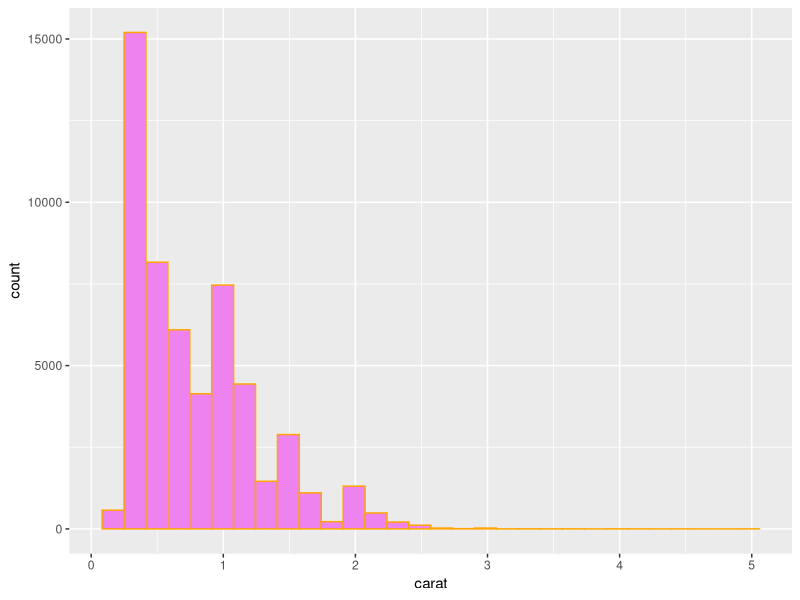
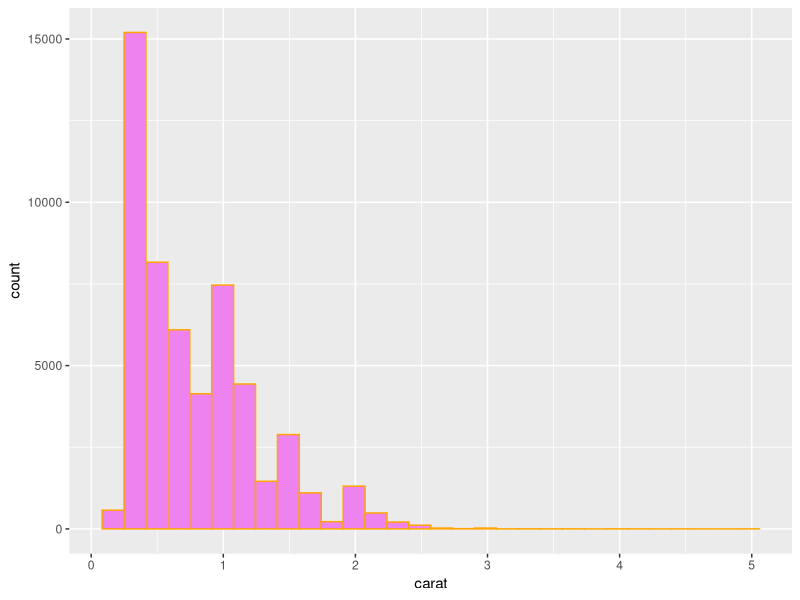
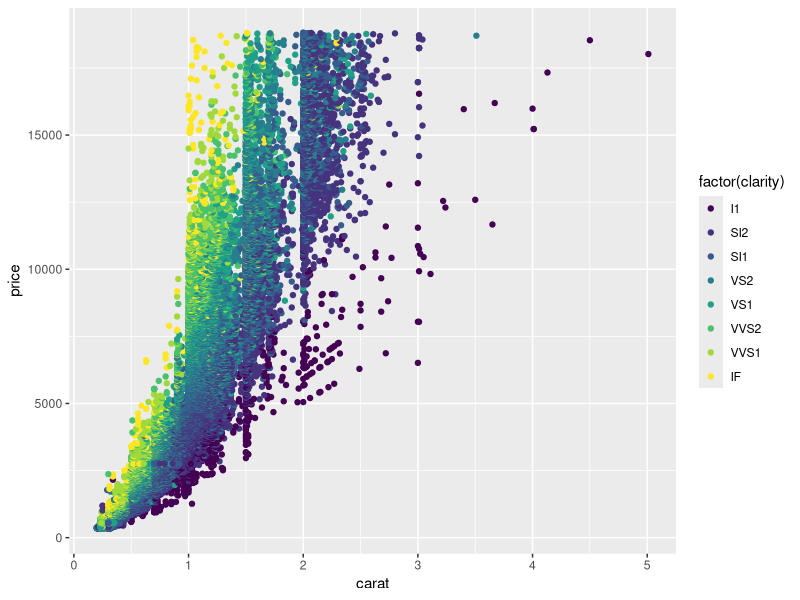
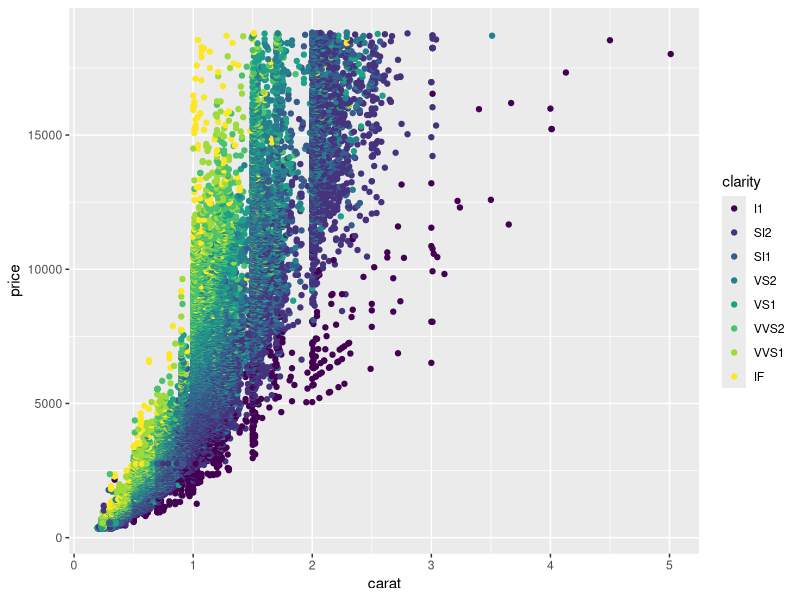
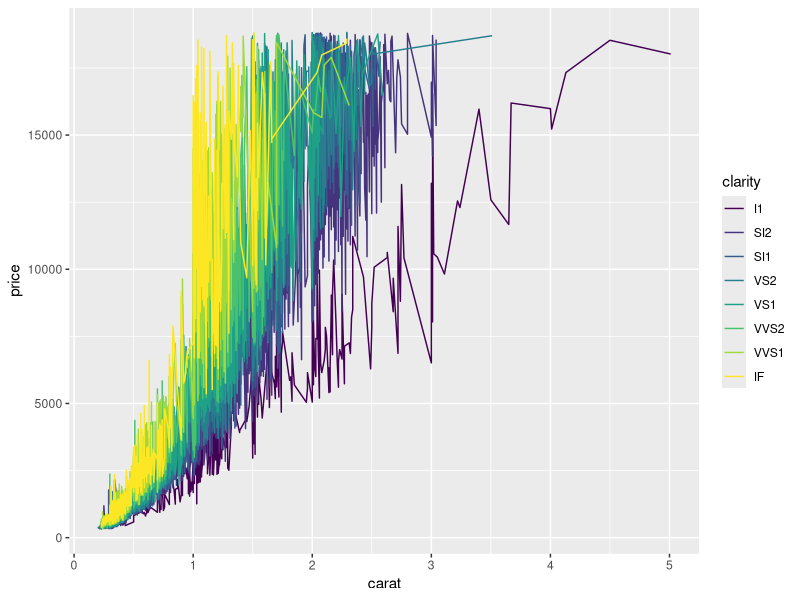
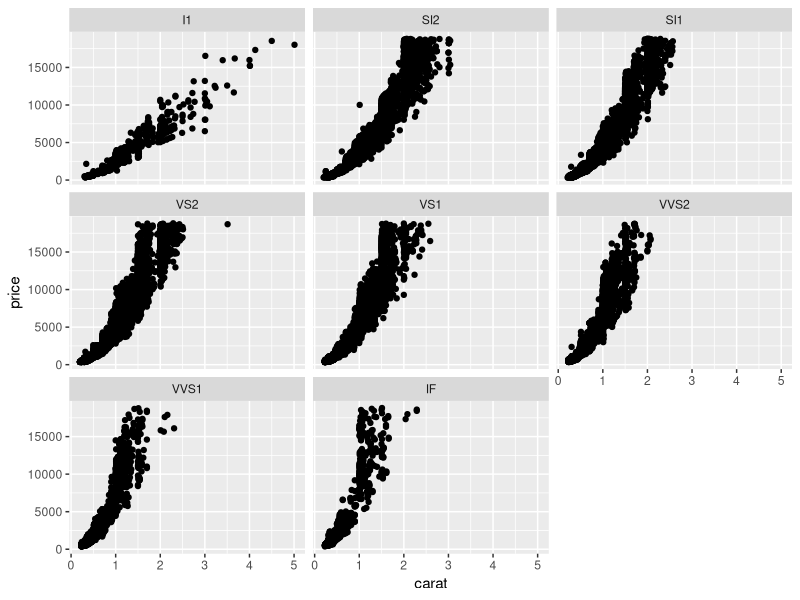
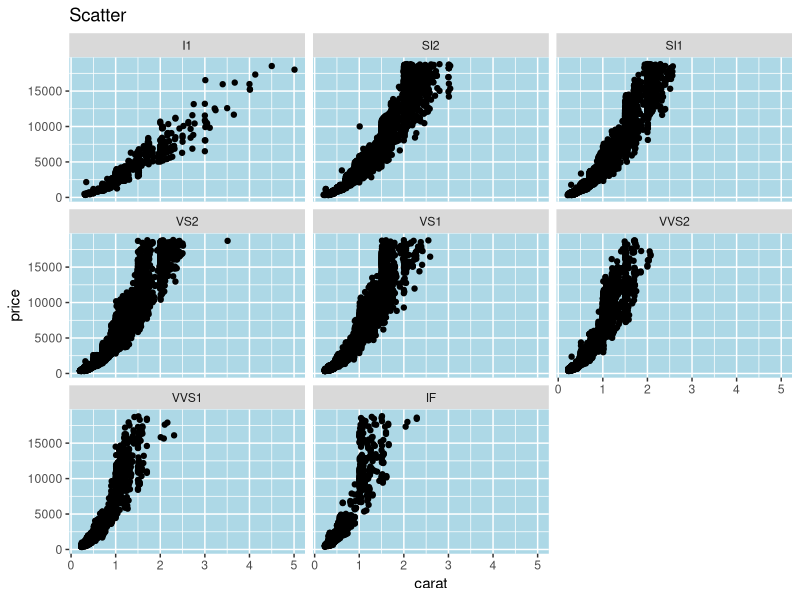

Write the R code that produced these figures, in order. (Note: this script raises an error after producing the figures.)
library(ggplot2)
library(tidyverse)
data<-data.frame(diamonds)
data

#1.Create a histogram of carat with a border color and fill color
ggplot(data,aes(x=carat))+geom_histogram(col='orange',fill='violet')

#2.Set the bin width of the histogram to 0.01
ggplot(data,aes(x=carat))+geom_histogram(col='orange',fill='violet',bin=0.01)

#3Make a scatterplot: carat vs price, set the color to clarity
ggplot(data,aes(x = carat,y = price))+geom_point(aes(color=factor(clarity)))
ggplot(data,aes(x = carat,y = price,color = clarity))+geom_point()

#4Make a scatterplot: carat vs price, set the color to clarity. Also add trendline to the plot
ggplot(data,aes(x = carat,y = price,color = clarity))+geom_line()

#5 ● Make a scatterplot: carat vs price,
# Facet it by clarity
ggplot(data,aes(x = carat,y = price))+geom_point()+facet_wrap(~clarity)
# Add a theme layer for the plot(graph title, background color etc)
ggplot(data,aes(x = carat,y = price))+geom_point()+facet_wrap(~clarity)+theme(panel.background =element_rect(fill = 'lightblue'))+ggtitle("Scatter")


View(mpg)
mpg<-mpg
data1
#Illustration of qplot function for histogram, scatter plot,boxplot,dotplot and violin plot
#using mpg data set.
# Histogram
qplot(mpg$displ, data = mpg, geom = "histogram")

# Scatter plot
qplot(mpg$displ, mpg$hwy, data = mpg, geom = "point")

# Boxplot
qplot(mpg$class, mpg$hwy, data = mpg, geom = "boxplot")

# Dotplot
qplot(mpg$class, mpg$hwy, data = mpg, geom = "dotplot")

# Violin plot
qplot(mpg$class, mpg$hwy, data = mpg, geom = "violin")

#Convert the attributes gear, am, cyl of mtcars data set to categorical.
mtcars<-data.frame(mtcars)
mtcars

#Convert gear to categorical
mtcars$gear <- as.factor(mtcars$gear)

# Convert am to categorical .
mtcars$am <- as.factor(mtcars$am)

# Convert cyl to categorical
mtcars$cyl <- as.factor(mtcars$cyl)

# Print the head of the mtcars dataset
head(mtcars)

